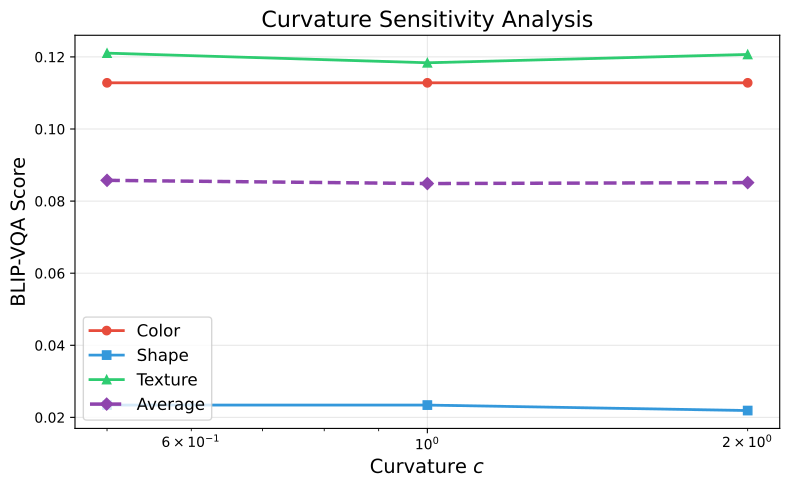

Python code for this plot:
import matplotlib.pyplot as plt
import numpy as np

curvatures = [0.5, 1.0, 2.0]
color_scores = [np.float64(0.11281645108829252), np.float64(0.11281645108829252), np.float64(0.11281645108829252)]
shape_scores = [np.float64(0.023410887284080674), np.float64(0.023410887284080674), np.float64(0.021892289548668488)]
texture_scores = [np.float64(0.12104727348426088), np.float64(0.11837721509379519), np.float64(0.12068782119044236)]
avg_scores = [np.float64(0.08575820395221136), np.float64(0.0848681844887228), np.float64(0.08513218727580112)]

fig, ax = plt.subplots(1, 1, figsize=(8, 5))
ax.plot(curvatures, color_scores, 'o-', label='Color', color='#e74c3c', linewidth=2)
ax.plot(curvatures, shape_scores, 's-', label='Shape', color='#3498db', linewidth=2)
ax.plot(curvatures, texture_scores, '^-', label='Texture', color='#2ecc71', linewidth=2)
ax.plot(curvatures, avg_scores, 'D--', label='Average', color='#8e44ad', linewidth=2.5)

ax.set_xlabel('Curvature $c$', fontsize=14)
ax.set_ylabel('BLIP-VQA Score', fontsize=14)
ax.set_title('Curvature Sensitivity Analysis', fontsize=16)
ax.legend(fontsize=12)
ax.grid(True, alpha=0.3)
ax.set_xscale('log')
plt.tight_layout()
plt.savefig('paper_results_quick_v2/figures/curvature_plot.pdf', dpi=300, bbox_inches='tight')
plt.close()
print(f"Curvature plot saved to paper_results_quick_v2/figures/curvature_plot.pdf")
